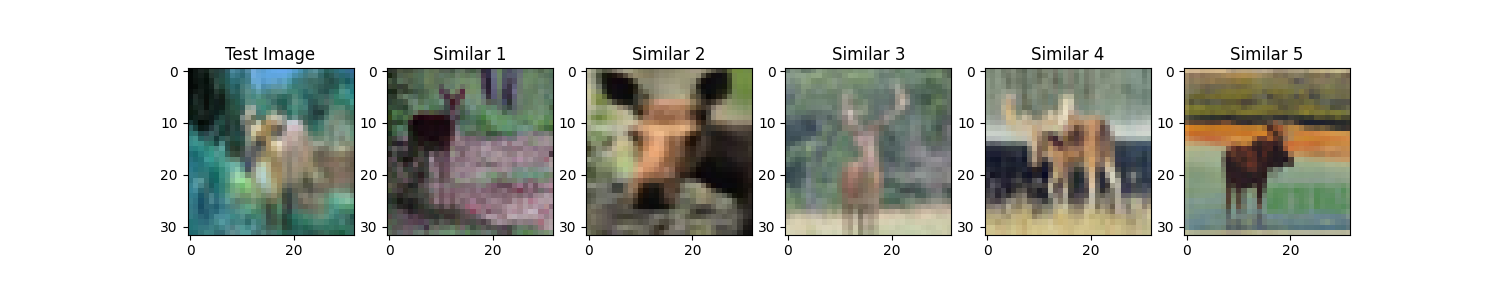
#> input picture sampleImages/10.png, 1500 x 300 px
$ python -i sourcueCode.py   (imports and definitions only)
#> lines starting #> are read from the running program, lines starting #| are printed output that depends on the picture
import pickle
import numpy as np
import os
from matplotlib import pyplot as plt

def load_cifar10_batch(file):
    with open(file, 'rb') as fo:
        data_dict = pickle.load(fo, encoding='bytes')
    return data_dict

def extract_specific_classes(data, labels, classes):
    indices = [i for i, label in enumerate(labels) if label in classes]
    selected_data = data[indices]
    selected_labels = [labels[i] for i in indices]
    return selected_data, selected_labels

def convert_to_rgb(data):
    images = data.reshape(data.shape[0], 3, 32, 32).transpose(0, 2, 3, 1)
    return images

def compute_histograms(images):
    histograms = []
    for img in images:
        hist_r = np.histogram(img[:,:,0], bins=256, range=(0,255))[0]
        hist_g = np.histogram(img[:,:,1], bins=256, range=(0,255))[0]
        hist_b = np.histogram(img[:,:,2], bins=256, range=(0,255))[0]
        histograms.append([hist_r, hist_g, hist_b])
    return histograms

# Paths to CIFAR-10 dataset
cifar10_dir = 'C:\\cifar-10-batches-py'  # Update with your CIFAR-10 directory path
batch_names = ['data_batch_1', 'data_batch_2', 'data_batch_3', 'data_batch_4', 'data_batch_5']

# Classes you're interested in (bird, cat, deer, dog, frog)
classes_of_interest = [2, 3, 4, 5, 6]  # CIFAR-10 labels for the classes

# Load and process the data
all_data, all_labels = [], []
# [7 lines not run here, left out]

# [1 line that did not run here, left out]
# [1 line that did not run here, left out]

# [1 line that did not run here, left out]

# [5 lines not run here, left out]

def segregate_data(data, labels, class_label, train_count=40, test_count=5):
    indices = [i for i, label in enumerate(labels) if label == class_label]
    train_indices = indices[:train_count]
    test_indices = indices[train_count:train_count + test_count]
    return data[train_indices], data[test_indices]

# Segregate training and testing data for each class
training_data, testing_data = [], []
# [4 lines not run here, left out]

# Compute histograms for training data
training_histograms = [compute_histograms(data) for data in training_data]

# Compute histograms and perform tests for testing data
# [9 lines not run here, left out]
        # closest_indices are the indices of the 5 most similar training images
        # You can use these indices to retrieve and analyze the corresponding images
def show_similar_images(test_image, similar_indices, training_data):
    plt.figure(figsize=(15, 3))
    plt.subplot(1, 6, 1)
    plt.imshow(test_image)
    plt.title("Test Image")
    for i, index in enumerate(similar_indices, start=2):
        plt.subplot(1, 6, i)
        plt.imshow(training_data[index])
        plt.title(f"Similar {i-1}")
    plt.show()

# Example usage in your existing for loop
# [9 lines not run here, left out]

>>> import cv2
>>> picture = cv2.imread('../sampleImages/10.png', cv2.IMREAD_GRAYSCALE)
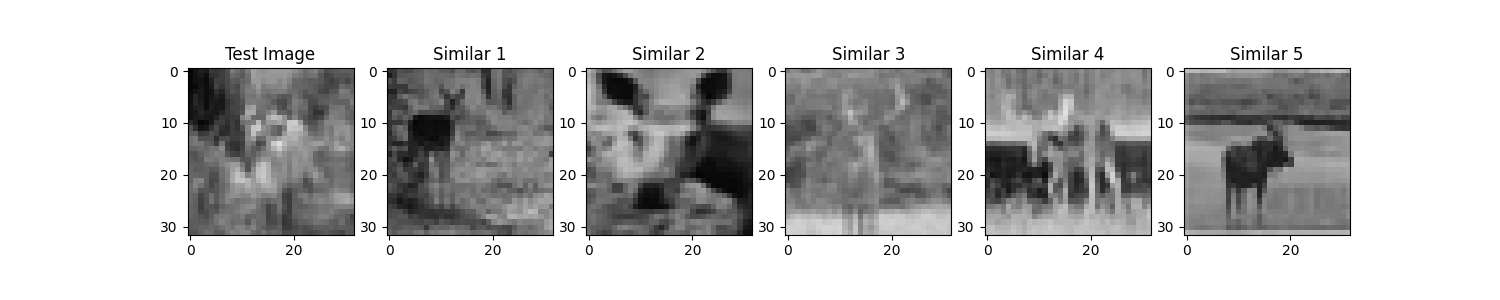
#> picture: shape (300, 1500); min 0, max 255, mean 198.4
#> the loop in compute_histograms, `for img in images:` made 1 pass
#> after the loop in compute_histograms, `for img in images:`: histograms = []
#> (the run stopped early here; a loop or call above may not have finished)

$ run again, on sampleImages/4.png
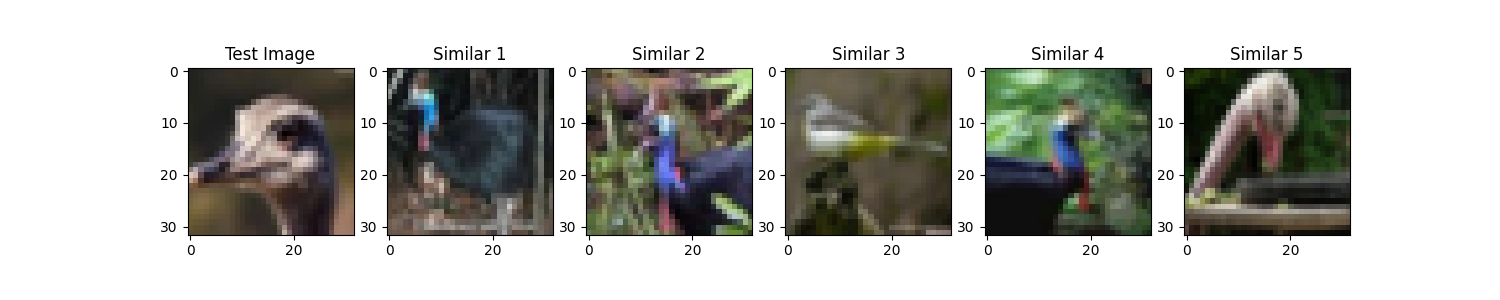
#> input picture sampleImages/4.png, 1500 x 300 px
#> `picture = cv2.imread('../sampleImages/10.png', cv2.IMREAD_GRAYSCALE)`:
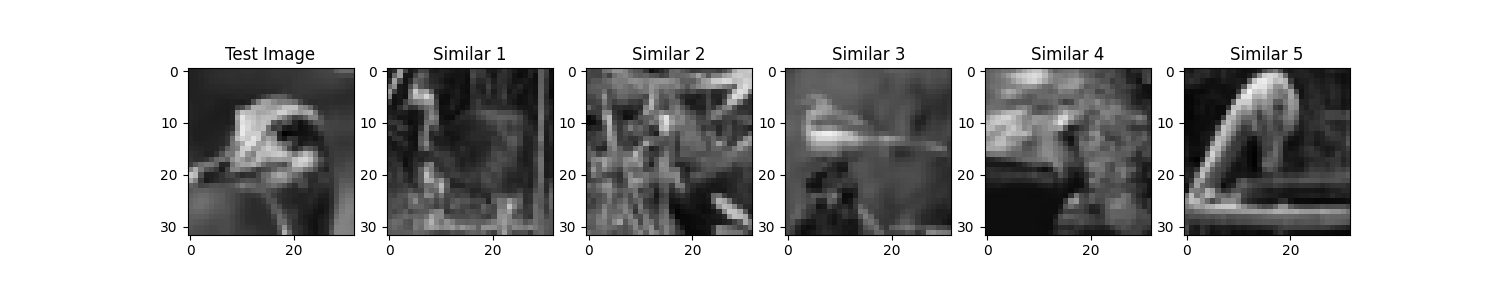
#> picture: shape (300, 1500); min 0, max 255, mean 185
#> the loop in compute_histograms, `for img in images:` made 1 pass
#> after the loop in compute_histograms, `for img in images:`: histograms = []

$ run again, on sampleImages/7.png
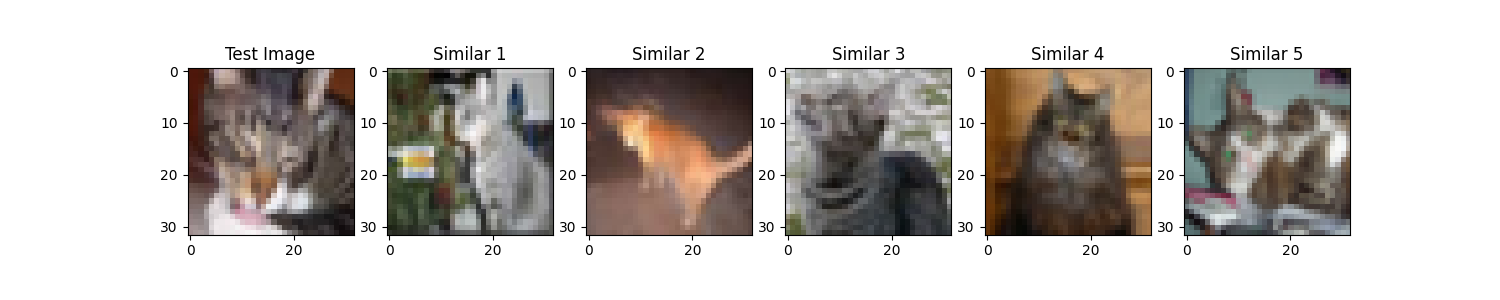
#> input picture sampleImages/7.png, 1500 x 300 px
#> `picture = cv2.imread('../sampleImages/10.png', cv2.IMREAD_GRAYSCALE)`:
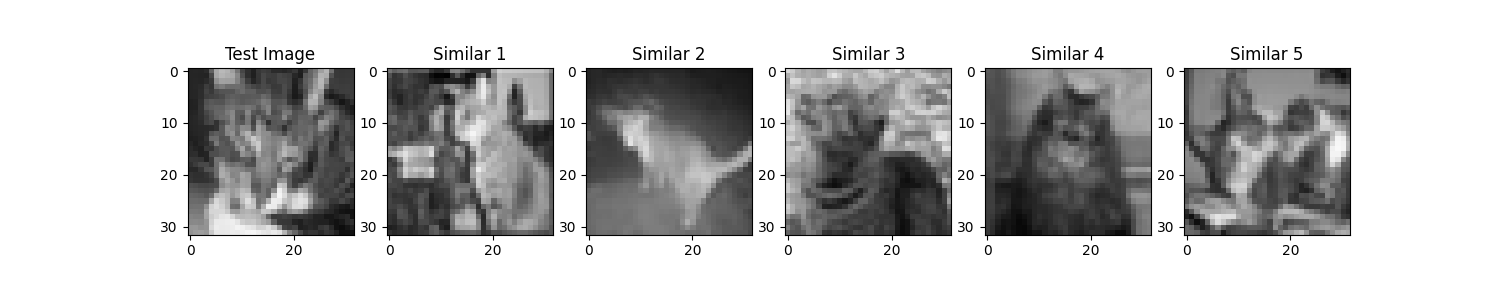
#> picture: shape (300, 1500); min 0, max 255, mean 195.7
#> the loop in compute_histograms, `for img in images:` made 1 pass
#> after the loop in compute_histograms, `for img in images:`: histograms = []

$ run again, on sampleImages/x2.png
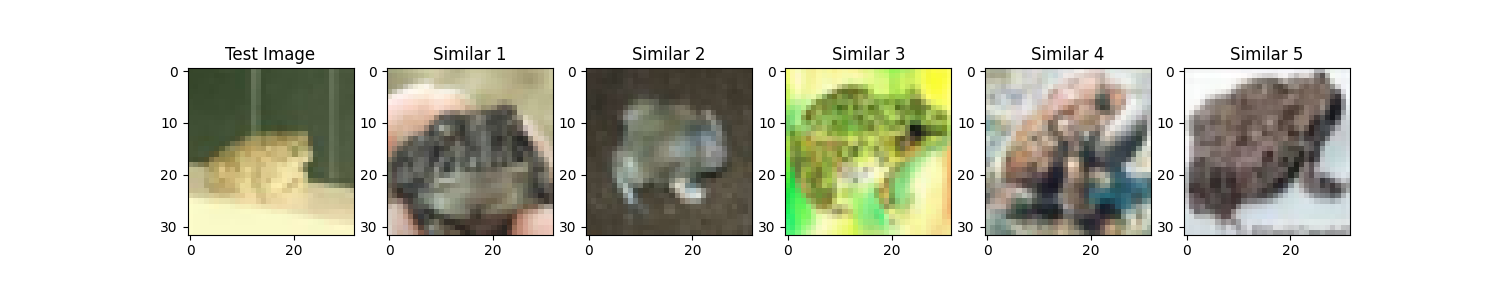
#> input picture sampleImages/x2.png, 1500 x 300 px
#> `picture = cv2.imread('../sampleImages/10.png', cv2.IMREAD_GRAYSCALE)`:
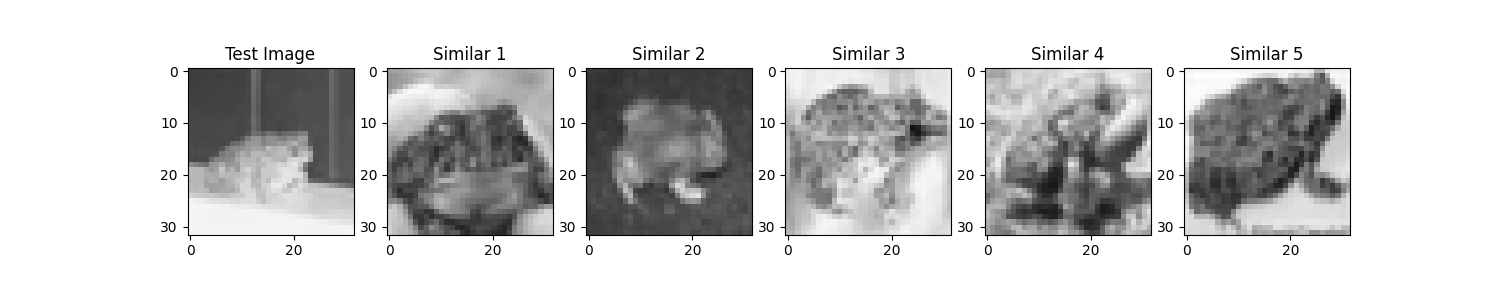
#> picture: shape (300, 1500); min 0, max 255, mean 207.9
#> the loop in compute_histograms, `for img in images:` made 1 pass
#> after the loop in compute_histograms, `for img in images:`: histograms = []
